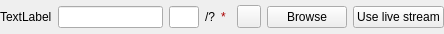
<?xml version="1.0" encoding="UTF-8"?>
<ui version="4.0">
 <class>FileFinderWidget</class>
 <widget class="QWidget" name="FileFinderWidget">
  <property name="geometry">
   <rect>
    <x>0</x>
    <y>0</y>
    <width>444</width>
    <height>34</height>
   </rect>
  </property>
  <property name="sizePolicy">
   <sizepolicy hsizetype="Preferred" vsizetype="Minimum">
    <horstretch>0</horstretch>
    <verstretch>0</verstretch>
   </sizepolicy>
  </property>
  <property name="windowTitle">
   <string>Form</string>
  </property>
  <layout class="QHBoxLayout" name="horizontalLayout">
   <property name="leftMargin">
    <number>0</number>
   </property>
   <property name="topMargin">
    <number>0</number>
   </property>
   <property name="rightMargin">
    <number>0</number>
   </property>
   <property name="bottomMargin">
    <number>0</number>
   </property>
   <item>
    <widget class="QLabel" name="textLabel">
     <property name="text">
      <string>TextLabel</string>
     </property>
    </widget>
   </item>
   <item>
    <widget class="QLineEdit" name="fileEditor">
     <property name="sizePolicy">
      <sizepolicy hsizetype="Expanding" vsizetype="Fixed">
       <horstretch>0</horstretch>
       <verstretch>20</verstretch>
      </sizepolicy>
     </property>
     <property name="minimumSize">
      <size>
       <width>40</width>
       <height>0</height>
      </size>
     </property>
     <property name="maxLength">
      <number>500000</number>
     </property>
    </widget>
   </item>
   <item>
    <widget class="QLineEdit" name="entryNum">
     <property name="sizePolicy">
      <sizepolicy hsizetype="Maximum" vsizetype="Fixed">
       <horstretch>40</horstretch>
       <verstretch>0</verstretch>
      </sizepolicy>
     </property>
     <property name="minimumSize">
      <size>
       <width>30</width>
       <height>0</height>
      </size>
     </property>
     <property name="maximumSize">
      <size>
       <width>20</width>
       <height>16777215</height>
      </size>
     </property>
    </widget>
   </item>
   <item>
    <widget class="QLabel" name="numEntries">
     <property name="text">
      <string>/?</string>
     </property>
    </widget>
   </item>
   <item>
    <widget class="QLabel" name="valid">
     <property name="sizePolicy">
      <sizepolicy hsizetype="Fixed" vsizetype="Fixed">
       <horstretch>10</horstretch>
       <verstretch>20</verstretch>
      </sizepolicy>
     </property>
     <property name="minimumSize">
      <size>
       <width>10</width>
       <height>0</height>
      </size>
     </property>
     <property name="palette">
      <palette>
       <active>
        <colorrole role="WindowText">
         <brush brushstyle="SolidPattern">
          <color alpha="255">
           <red>170</red>
           <green>0</green>
           <blue>0</blue>
          </color>
         </brush>
        </colorrole>
       </active>
       <inactive>
        <colorrole role="WindowText">
         <brush brushstyle="SolidPattern">
          <color alpha="255">
           <red>170</red>
           <green>0</green>
           <blue>0</blue>
          </color>
         </brush>
        </colorrole>
       </inactive>
       <disabled>
        <colorrole role="WindowText">
         <brush brushstyle="SolidPattern">
          <color alpha="255">
           <red>118</red>
           <green>116</green>
           <blue>108</blue>
          </color>
         </brush>
        </colorrole>
       </disabled>
      </palette>
     </property>
     <property name="text">
      <string>*</string>
     </property>
    </widget>
   </item>
   <item>
    <widget class="QToolButton" name="browseIco">
     <property name="text">
      <string/>
     </property>
     <property name="icon">
      <iconset resource="../../../../images/images.qrc">
       <normaloff>:/Icons/LoadFile.png</normaloff>:/Icons/LoadFile.png</iconset>
     </property>
    </widget>
   </item>
   <item>
    <widget class="QPushButton" name="browseBtn">
     <property name="focusPolicy">
      <enum>Qt::ClickFocus</enum>
     </property>
     <property name="text">
      <string>Browse</string>
     </property>
    </widget>
   </item>
   <item>
    <widget class="QPushButton" name="liveButton">
     <property name="toolTip">
      <string>Enabled if a connection can be made to your default instrument</string>
     </property>
     <property name="text">
      <string>Use live stream</string>
     </property>
     <property name="checkable">
      <bool>true</bool>
     </property>
    </widget>
   </item>
  </layout>
  <action name="actionDialog">
   <property name="icon">
    <iconset>
     <normaloff>LoadFile.png</normaloff>LoadFile.png</iconset>
   </property>
   <property name="text">
    <string>File Dialog</string>
   </property>
  </action>
 </widget>
 <resources>
  <include location="../../../../images/images.qrc"/>
 </resources>
 <connections>
  <connection>
   <sender>liveButton</sender>
   <signal>toggled(bool)</signal>
   <receiver>fileEditor</receiver>
   <slot>setDisabled(bool)</slot>
   <hints>
    <hint type="sourcelabel">
     <x>380</x>
     <y>16</y>
    </hint>
    <hint type="destinationlabel">
     <x>93</x>
     <y>16</y>
    </hint>
   </hints>
  </connection>
  <connection>
   <sender>liveButton</sender>
   <signal>toggled(bool)</signal>
   <receiver>entryNum</receiver>
   <slot>setDisabled(bool)</slot>
   <hints>
    <hint type="sourcelabel">
     <x>380</x>
     <y>16</y>
    </hint>
    <hint type="destinationlabel">
     <x>134</x>
     <y>16</y>
    </hint>
   </hints>
  </connection>
  <connection>
   <sender>liveButton</sender>
   <signal>toggled(bool)</signal>
   <receiver>numEntries</receiver>
   <slot>setDisabled(bool)</slot>
   <hints>
    <hint type="sourcelabel">
     <x>380</x>
     <y>16</y>
    </hint>
    <hint type="destinationlabel">
     <x>161</x>
     <y>16</y>
    </hint>
   </hints>
  </connection>
  <connection>
   <sender>liveButton</sender>
   <signal>toggled(bool)</signal>
   <receiver>valid</receiver>
   <slot>setDisabled(bool)</slot>
   <hints>
    <hint type="sourcelabel">
     <x>380</x>
     <y>16</y>
    </hint>
    <hint type="destinationlabel">
     <x>178</x>
     <y>16</y>
    </hint>
   </hints>
  </connection>
  <connection>
   <sender>liveButton</sender>
   <signal>toggled(bool)</signal>
   <receiver>browseIco</receiver>
   <slot>setDisabled(bool)</slot>
   <hints>
    <hint type="sourcelabel">
     <x>380</x>
     <y>16</y>
    </hint>
    <hint type="destinationlabel">
     <x>204</x>
     <y>16</y>
    </hint>
   </hints>
  </connection>
  <connection>
   <sender>liveButton</sender>
   <signal>toggled(bool)</signal>
   <receiver>browseBtn</receiver>
   <slot>setDisabled(bool)</slot>
   <hints>
    <hint type="sourcelabel">
     <x>380</x>
     <y>16</y>
    </hint>
    <hint type="destinationlabel">
     <x>268</x>
     <y>16</y>
    </hint>
   </hints>
  </connection>
 </connections>
</ui>
